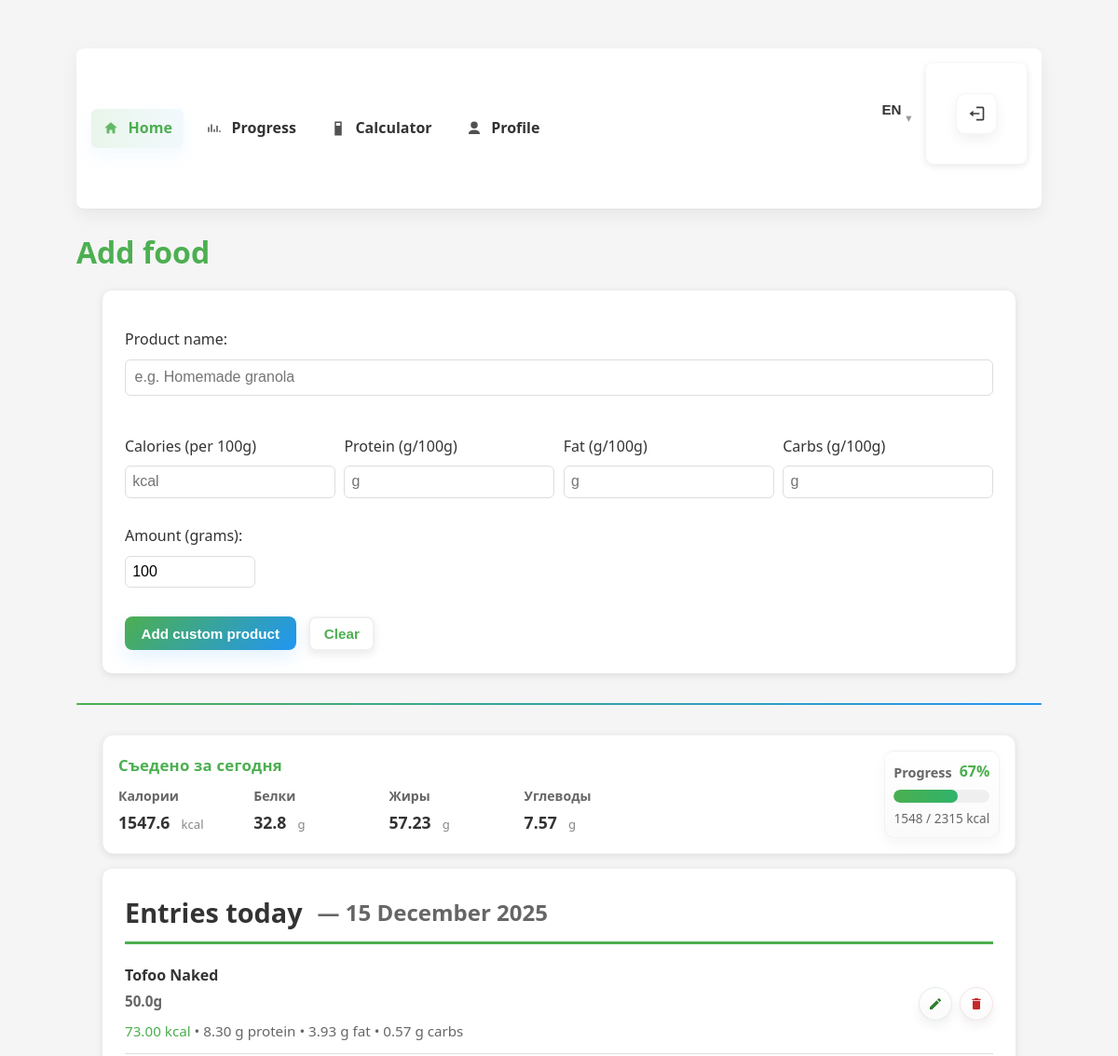
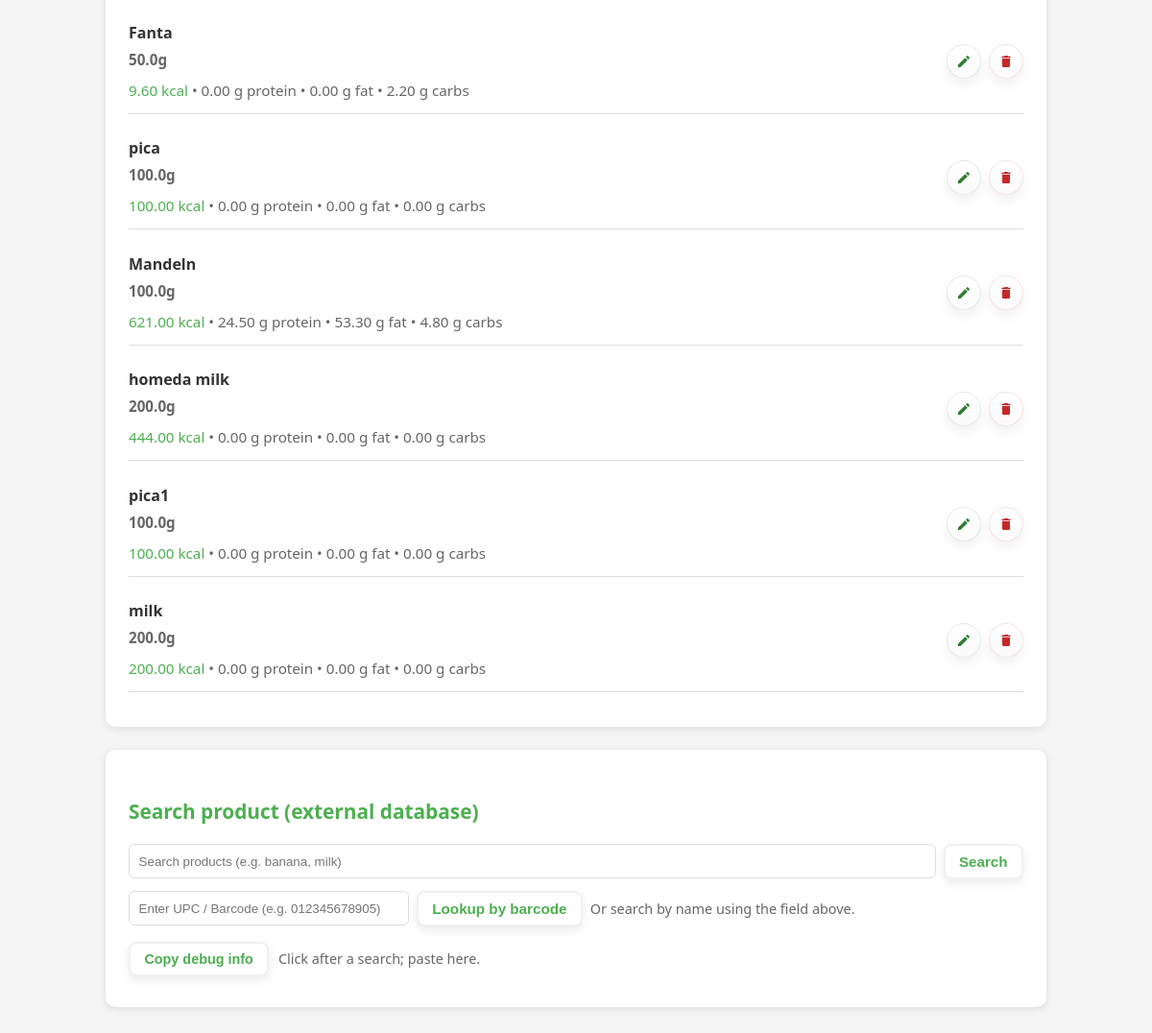
The app's page / (signed in) with its own data (2 pictures, top to bottom).
### nutrition/models.py (models this page shows, shortened)
class Entry(models.Model):
    user = models.ForeignKey(settings.AUTH_USER_MODEL, on_delete=models.CASCADE, related_name='entries')
    name = models.CharField(max_length=255)
    amount = models.FloatField(default=100.0)  # grams
    kcal = models.FloatField(default=0.0)
    protein = models.FloatField(default=0.0)
    fat = models.FloatField(default=0.0)
    carbs = models.FloatField(default=0.0)
    kcal_per100 = models.FloatField(default=0.0)
    protein_per100 = models.FloatField(default=0.0)
    fat_per100 = models.FloatField(default=0.0)
    carbs_per100 = models.FloatField(default=0.0)
    created_at = models.DateTimeField(auto_now_add=True)
    class Meta:
        ordering = ['-created_at']

### nutrition/views.py (the view, shortened to what this page needs)
# urls.py: 2. Add a URL to urlpatterns:  path('', views.home, name='home')
def home(request):
    if request.method == 'POST':
        form = FoodEntryForm(request.POST)
        if form.is_valid():
            fe_kwargs = {
                'product': form.cleaned_data['product'],
                'amount': form.cleaned_data['amount'],
                'initial_amount': form.cleaned_data['amount']
            }
            if request.user.is_authenticated:
                fe_kwargs['user'] = request.user
            FoodEntry.objects.create(**fe_kwargs)
            return redirect('nutrition:home')
    else:
        form = FoodEntryForm()
    products = Product.objects.all()
    today = timezone.now().date()
    start_dt = timezone.make_aware(dt.datetime.combine(today, dt.time.min))
    end_dt = timezone.make_aware(dt.datetime.combine(today, dt.time.max))
    if request.user.is_authenticated:
        qs_food = FoodEntry.objects.filter(created_at__gte=start_dt, created_at__lte=end_dt, user=request.user)
        qs_entry = Entry.objects.filter(user=request.user, created_at__gte=start_dt, created_at__lte=end_dt)
    else:
        qs_food = FoodEntry.objects.filter(created_at__gte=start_dt, created_at__lte=end_dt, user__isnull=True)
        qs_entry = Entry.objects.none()
    combined_entries = []
    totals = {'calories': 0.0, 'protein': 0.0, 'fat': 0.0, 'carbs': 0.0}
    for ce in qs_entry:
        kcal = float(getattr(ce, 'kcal', 0.0) or 0.0)
        p = float(getattr(ce, 'protein', 0.0) or 0.0)
        f = float(getattr(ce, 'fat', 0.0) or 0.0)
        c = float(getattr(ce, 'carbs', 0.0) or 0.0)
        totals['calories'] += kcal
        totals['protein'] += p
        totals['fat'] += f
        totals['carbs'] += c
        combined_entries.append({
            'pk': ce.pk,
            'id': ce.pk,
            'name': ce.name,
            'amount': ce.amount,
            'initial_amount': getattr(ce, 'initial_amount', ce.amount),
            'kcal': round(kcal, 2),
            'protein': round(p, 2),
            'fat': round(f, 2),
            'carbs': round(c, 2),
            'origin': 'entry'
        })
    for k in totals:
        totals[k] = round(totals[k], 2)
    entries = combined_entries
    recommendation = None
    if request.user.is_authenticated:
        profile, created = Profile.objects.get_or_create(user=request.user)
        if profile.age and profile.weight and profile.height and profile.activity_level and profile.goal:
            profile_data = {
                'age': profile.age,
                'sex': profile.sex,
                'weight': profile.weight,
                'height': profile.height,
                'activity_level': profile.activity_level,
                'goal': profile.goal
            }
            recommendation = _compute_recommendation(profile_data)
    else:
        session_profile = request.session.get('profile')
        if session_profile:
            recommendation = _compute_recommendation(session_profile)
    return render(request, 'nutrition/home.html', {
        'products': products,
        'form': form,
        'totals': totals,
        'entries': entries,
        'recommendation': recommendation,
    })

### nutrition/forms.py
class FoodEntryForm(forms.ModelForm):
    class Meta:
        model = FoodEntry
        fields = ['product', 'amount']
        labels = {'amount': 'Количество (грамм)'}
        widgets = {
            'amount': forms.NumberInput(attrs={'step': '0.1', 'min': '0.1'}),
        }

### nutrition/templates/nutrition/home.html (shortened to what this page needs)
{% load i18n %}
{% load static %}
{% load nutrition_extras %}
<!DOCTYPE html>
<html>
<head>
    <link rel="stylesheet" href="{% static 'nutrition/style.css' %}">
</head>
<body>
<div id="root">
{% include 'nutrition/partials/nav.html' %}
<h1>{% trans "Add food" %}</h1>
<form id="addCustomForm" class="card" onsubmit="return false;">
  <label for="customName">{% trans "Product name" %}:</label>
  <input id="customName" type="text" placeholder="{% trans 'e.g. Homemade granola' %}" style="width:100%; padding:0.6rem; border-radius:6px; border:1px solid var(--border-color);">
  <div style="display:grid; grid-template-columns:repeat(auto-fit,minmax(140px,1fr)); gap:0.6rem; margin-top:0.6rem;">
    <div>
      <label for="kcal100">{% trans "Calories (per 100g)" %}</label>
      <input id="kcal100" type="text" inputmode="decimal" placeholder="kcal" style="width:100%; padding:0.45rem; border-radius:6px; border:1px solid var(--border-color);">
    </div>
    <div>
      <label for="protein100">{% trans "Protein (g/100g)" %}</label>
      <input id="protein100" type="text" inputmode="decimal" placeholder="g" style="width:100%; padding:0.45rem; border-radius:6px; border:1px solid var(--border-color);">
    </div>
    <div>
      <label for="fat100">{% trans "Fat (g/100g)" %}</label>
      <input id="fat100" type="text" inputmode="decimal" placeholder="g" style="width:100%; padding:0.45rem; border-radius:6px; border:1px solid var(--border-color);">
    </div>
    <div>
      <label for="carbs100">{% trans "Carbs (g/100g)" %}</label>
      <input id="carbs100" type="text" inputmode="decimal" placeholder="g" style="width:100%; padding:0.45rem; border-radius:6px; border:1px solid var(--border-color);">
    </div>
  </div>
  <label for="amountGr" style="margin-top:0.8rem;">{% trans "Amount (grams)" %}:</label>
  <input id="amountGr" name="amount" type="text" inputmode="decimal" value="100" style="width:140px; padding:0.45rem; border-radius:6px; border:1px solid var(--border-color);">
  <div style="margin-top:0.9rem;">
    <button id="submitCustom" class="btn btn-primary">{% trans "Add custom product" %}</button>
    <button id="clearCustom" type="button" class="btn btn-outline" style="margin-left:0.6rem;">{% trans "Clear" %}</button>
  </div>
</form>
<hr>
<div class="summary-header-wrap" style="max-width:980px; margin:0.25rem auto;">
  <div class="summary-header">
    <div class="summary-left" style="display:flex; flex-direction:column; gap:8px; flex:1;">
      <div class="summary-title">{% trans "Съедено за сегодня" %}</div>
      <div class="summary-values" role="list" aria-label="{% trans 'Today totals' %}">
        <div class="summary-value" role="listitem">
          <span class="sv-label">{% trans "Калории" %}</span>
          <div class="sv-value" aria-live="polite">
            <span id="totCalories" style="font-weight:800; font-size:1.1rem;">{{ totals.calories }}</span>
            <span class="sv-unit" style="margin-left:0.5rem;">kcal</span>
          </div>
        </div>
        <div class="summary-value" role="listitem">
          <span class="sv-label">{% trans "Белки" %}</span>
          <div class="sv-value" aria-live="polite">
            <span id="totProtein" style="font-weight:800; font-size:1.1rem;">{{ totals.protein }}</span>
            <span class="sv-unit" style="margin-left:0.5rem;">g</span>
          </div>
        </div>
        <div class="summary-value" role="listitem">
          <span class="sv-label">{% trans "Жиры" %}</span>
          <div class="sv-value" aria-live="polite">
            <span id="totFat" style="font-weight:800; font-size:1.1rem;">{{ totals.fat }}</span>
            <span class="sv-unit" style="margin-left:0.5rem;">g</span>
          </div>
        </div>
        <div class="summary-value" role="listitem">
          <span class="sv-label">{% trans "Углеводы" %}</span>
          <div class="sv-value" aria-live="polite">
            <span id="totCarbs" style="font-weight:800; font-size:1.1rem;">{{ totals.carbs }}</span>
            <span class="sv-unit" style="margin-left:0.5rem;">g</span>
          </div>
        </div>
      </div>
    </div>
    <div id="eatProgress" class="eat-progress" data-eaten="{{ totals.calories|default:0 }}" data-rec="{{ recommendation.recommended_kcal|default:'0' }}" aria-hidden="false" style="max-width:260px;">
      <div class="eat-meta" style="display:flex; justify-content:space-between; align-items:center; gap:8px;">
        <div style="font-size:0.9rem; color:#666; font-weight:600;">{% trans "Progress" %}</div>
        <div id="eatPercent" style="font-weight:800; color:var(--primary-color);">0%</div>
      </div>
      <div class="eat-bar-wrap" role="progressbar" aria-valuemin="0" aria-valuemax="100" aria-valuenow="0" style="margin-top:6px;">
        <div class="eat-bar" style="width:0%;"></div>
      </div>
      <div class="eat-values" style="font-size:0.85rem; color:#666; margin-top:6px;">0 / 0 kcal</div>
    </div>
  </div>
</div>
<div class="card" style="margin-top: 1rem;">
    <h2 class="entries-title" style="display:flex; align-items:center; gap:1rem; margin:0 0 0.6rem 0;">
      <span>{% trans "Entries today" %}</span>
      <small class="entries-date" style="color:#666; font-weight:600;">— {% now "j F Y" %}</small>
    </h2>
        <ul id="entriesList" style="list-style:none; padding:0; margin:0;">
            {% if entries %}
                {% for e in entries %}
                <li style="padding:0.6rem 0; border-bottom:1px solid var(--border-color)"
                    data-entry-id="{{ e.pk }}"
                    data-kcal="{{ e.kcal|floatformat:2 }}"
                    data-protein="{{ e.protein|floatformat:2 }}"
                    data-fat="{{ e.fat|floatformat:2 }}"
                    data-carbs="{{ e.carbs|floatformat:2 }}">
                  <div class="entry-row">
                    <div style="min-width:160px;">
                        <strong class="entry-name">{{ e.name }}</strong>
                        <div style="color:#666; font-size:0.95rem;">
                            <div style="margin-bottom:0.3rem;">
                              {% if e.initial_amount and e.initial_amount != e.amount %}
                                <span class="entry-amount-initial" style="text-decoration:line-through; opacity:0.6;">{{ e.initial_amount|floatformat:1 }}g</span>
                                → <strong class="entry-amount-current">{{ e.amount|floatformat:1 }}g</strong>
                              {% else %}
                                <strong class="entry-amount-current">{{ e.amount|floatformat:1 }}g</strong>
                              {% endif %}
                            </div>
                            <span style="color:var(--primary-color);"><span class="entry-kcal">{{ e.kcal|floatformat:2 }}</span> kcal</span>
                            • <span class="entry-protein">{{ e.protein|floatformat:2 }}</span> g protein
                            • <span class="entry-fat">{{ e.fat|floatformat:2 }}</span> g fat
                            • <span class="entry-carbs">{{ e.carbs|floatformat:2 }}</span> g carbs
                        </div>
                    </div>
                    <div class="entry-controls">
                      <div class="entry-actions" data-entry-id="{{ e.pk }}">
                        <button type="button" class="sticker sticker--edit" aria-label="{% trans 'Edit entry' %}" title="{% trans 'Edit' %}" data-action="toggle-edit">
                          <svg viewBox="0 0 24 24" aria-hidden="true"><path d="M3 17.25V21h3.75L17.81 9.94l-3.75-3.75L3 17.25zM20.71 7.04a1.003 1.003 0 0 0 0-1.42l-2.34-2.34a1.003 1.003 0 0 0-1.42 0l-1.83 1.83 3.75 3.75 1.84-1.82z"/></svg>
                        </button>
                        <button type="button" class="sticker sticker--delete" aria-label="{% trans 'Delete entry' %}" title="{% trans 'Delete' %}" data-action="delete">
                          <svg viewBox="0 0 24 24" aria-hidden="true"><path d="M6 19a2 2 0 0 0 2 2h8a2 2 0 0 0 2-2V7H6v12zM19 4h-3.5l-1-1h-5l-1 1H5v2h14V4z"/></svg>
                        </button>
                      </div>
                    </div>
                  </div>
                </li>
                {% endfor %}
            {% else %}
                <li class="no-entries" style="padding:0.8rem 0; color:#999; text-align:center;">{% trans "No entries" %}</li>
            {% endif %}
        </ul>
</div>
<div class="card" style="max-width:980px; margin: 1rem auto;">
  <h3>{% trans "Search product (external database)" %}</h3>
  <div style="display:flex; gap:0.5rem; align-items:center; margin-bottom:0.75rem;">
    <input id="apiSearchInput" name="q" type="search" placeholder="{% trans 'Search products (e.g. banana, milk)' %}" style="flex:1; padding:0.6rem; border-radius:6px; border:1px solid var(--border-color);">
    <button id="apiSearchBtn" class="btn btn-outline">{% trans "Search" %}</button>
  </div>
  <div style="display:flex; gap:0.5rem; align-items:center;">
    <input id="apiBarcodeInput" name="barcode" type="text" placeholder="{% trans 'Enter UPC / Barcode (e.g. 012345678905)' %}" style="flex:0.6; padding:0.6rem; border-radius:6px; border:1px solid var(--border-color);">
    <button id="apiBarcodeBtn" class="btn btn-outline">{% trans "Lookup by barcode" %}</button>
    <div style="flex:1; color:#666; font-size:0.9rem;">{% trans "Or search by name using the field above." %}</div>
  </div>
  <div style="max-width:980px; margin:0.5rem auto; display:flex; align-items:center; gap:0.6rem;">
    <button id="copyDebugBtn" type="button" class="btn btn-outline" style="font-size:0.9rem;">{% trans "Copy debug info" %}</button>
    <span id="debugMsg" style="color:#666;font-size:0.9rem;">{% trans "Click after a search; paste here." %}</span>
  </div>
</div>
</div>
</body>
</html>

### records on screen
Entry: name "Tofoo Naked", amount "50.0", kcal "73.00", protein "8.30", fat "3.93", carbs "0.57"
Entry: name "Fanta", amount "50.0", kcal "9.60", protein "0.00", fat "0.00", carbs "2.20"
Entry: name "pica", amount "100.0"
Entry: name "Mandeln", amount "100.0", kcal "621.00", protein "24.50", fat "53.30", carbs "4.80"
Entry: name "homeda milk", amount "200.0", kcal "444.00", protein "0.00", fat "0.00", carbs "0.00"
Entry: name "pica1", amount "100.0"
Entry: name "milk", amount "200.0"

### other values on screen
{{ totals.calories }} "1547.6"
{{ totals.protein }} "32.8"
{{ totals.fat }} "57.23"
{{ totals.carbs }} "7.57"
{{ e.kcal|floatformat:2 }} "100.00" "100.00" "200.00"
{{ e.protein|floatformat:2 }} "0.00" "0.00" "0.00"
{{ e.fat|floatformat:2 }} "0.00" "0.00" "0.00"
{{ e.carbs|floatformat:2 }} "0.00" "0.00" "0.00"
